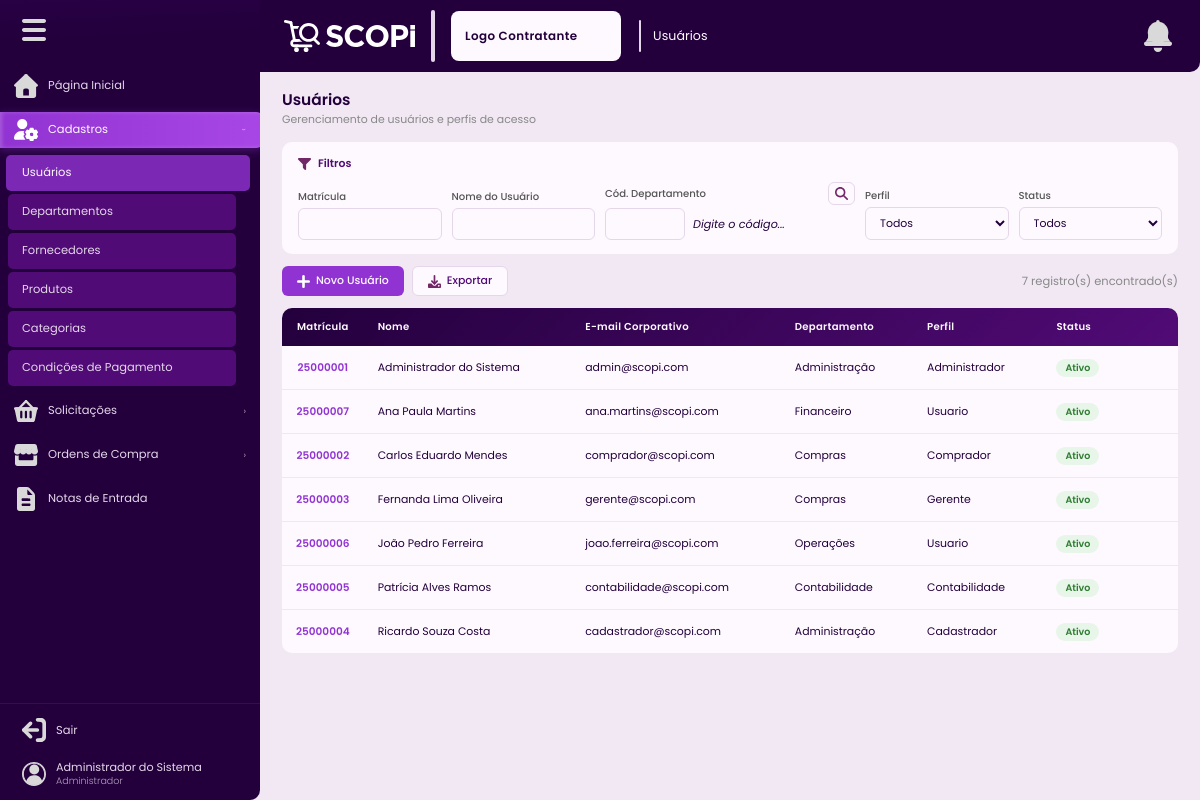
/usuarios (signed in), run on the app's committed database.
### tables this page shows
CREATE TABLE IF NOT EXISTS usuarios (
    id               INT UNSIGNED AUTO_INCREMENT PRIMARY KEY,
    nome             VARCHAR(150)  NOT NULL,
    email            VARCHAR(150)  NOT NULL UNIQUE,
    senha            VARCHAR(255)  NOT NULL,
    matricula        VARCHAR(30)   NULL,
    contato          VARCHAR(30)   NULL,
    departamento_id  INT UNSIGNED  NULL,
    perfil           ENUM('administrador','cadastrador','comprador','gerente','contabilidade','usuario') NOT NULL DEFAULT 'usuario',
    situacao         ENUM('ativo','inativo') NOT NULL DEFAULT 'ativo',
    tentativas_falhas TINYINT UNSIGNED NOT NULL DEFAULT 0,
    ultima_tentativa DATETIME     NULL,
    criado_em        DATETIME     NOT NULL DEFAULT CURRENT_TIMESTAMP,
    atualizado_em    DATETIME     NULL ON UPDATE CURRENT_TIMESTAMP,
    INDEX idx_email    (email),
    INDEX idx_situacao (situacao),
    INDEX idx_perfil   (perfil)
);

CREATE TABLE IF NOT EXISTS departamentos (
    id           INT UNSIGNED AUTO_INCREMENT PRIMARY KEY,
    nome         VARCHAR(120)  NOT NULL,
    codigo       VARCHAR(20)   NOT NULL UNIQUE,
    gerente_id   INT UNSIGNED  NULL,
    situacao     ENUM('ativo','inativo') NOT NULL DEFAULT 'ativo',
    criado_em    DATETIME      NOT NULL DEFAULT CURRENT_TIMESTAMP,
    atualizado_em DATETIME     NULL ON UPDATE CURRENT_TIMESTAMP,
    INDEX idx_situacao (situacao),
    CONSTRAINT fk_departamento_gerente FOREIGN KEY (gerente_id) REFERENCES usuarios(id) ON DELETE SET NULL
);

### Views/cadastros/usuarios.php (the view, shortened to what the rows shown need)
<div class="pagina-cabecalho">
  <h1 class="pagina-titulo">Usuários</h1>
</div>
<div class="painel-filtros">
  <form method="GET" action="<?= BASE_URL ?>/usuarios">
    <?php $isGerente = ($usuario['perfil'] ?? '') === 'gerente'; ?>
    <div class="filtros-campos">
      <div class="campo-filtro" style="min-width:250px;">
        <div style="display:flex;gap:8px;align-items:center;">
          <input type="text" name="departamento_codigo" id="filtroDepCodigo" value="<?= Auxiliares::escapar($filtros['departamento_codigo'] ?? '') ?>" style="width:80px;text-transform:uppercase;" onblur="buscarDepartamentoFiltro(this.value)" <?= $isGerente ? 'readonly style="cursor:not-allowed;"' : '' ?>>
          <span id="filtroDepNome" style="font-size:0.8rem;color:var(--texto-secundario);font-style:italic;white-space:nowrap;overflow:hidden;text-overflow:ellipsis;">Digite o código...</span>
        </div>
      </div>
    </div>
  </form>
</div>
<div class="tabela-container">
  <table class="tabela" id="tabelaUsuarios">
    <thead>
      <tr>
        <th>Matrícula</th>
        <th>Nome</th>
        <th>E-mail Corporativo</th>
        <th>Departamento</th>
        <th>Perfil</th>
        <th>Status</th>
        <th class="coluna-acoes"></th>
      </tr>
    </thead>
    <tbody>
      <?php if (empty($usuarios)): ?>
        <tr><td colspan="7" style="text-align:center;padding:32px;color:#888;">Nenhum usuário encontrado.</td></tr>
      <?php else: ?>
        <?php foreach ($usuarios as $u): ?>
          <tr>
            <td>
              <span class="cod-clicavel" onclick="Scopi.abrirRegistro('modalUsuario','formUsuario','/usuarios/dados',<?= $u['id'] ?>,'visualizar')" title="Clique para visualizar">
                <?= Auxiliares::escapar($u['matricula']) ?>
              </span>
            </td>
            <td><?= Auxiliares::escapar($u['nome']) ?></td>
            <td><?= Auxiliares::escapar($u['email']) ?></td>
            <td><?= Auxiliares::escapar($u['nome_departamento'] ?? '—') ?></td>
            <td><?= ucfirst(Auxiliares::escapar($u['perfil'])) ?></td>
            <td><span class="badge badge-<?= $u['situacao'] ?>"><?= ucfirst($u['situacao']) ?></span></td>
            <td class="coluna-acoes">
            </td>
          </tr>
        <?php endforeach; ?>
      <?php endif; ?>
    </tbody>
  </table>
</div>

### Views/templates/header.php (shortened to what the rows shown need)
<?php
$usuario     = $usuario ?? Auxiliares::usuarioLogado();
?>
<!DOCTYPE html>
<html lang="pt-BR">
<head>
  <link rel="stylesheet" href="<?= BASE_URL ?>/public/assets/css/estilo.css">
</head>
<body>
<div class="layout">
<aside class="sidebar" id="sidebar">
  <div class="sidebar-rodape">
    <div class="sidebar-usuario">
      <div class="info-usr">
        <div class="nome-usr"><?= Auxiliares::escapar($usuario['nome']) ?></div>
        <div class="perfil-usr"><?= ucfirst(Auxiliares::escapar($usuario['perfil'])) ?></div>
      </div>
    </div>
  </div>
</aside>
<div class="conteudo">
  <main class="pagina">

### data on the page
usuarios: nome "Administrador do Sistema", perfil "Administrador", matricula "25000001", email "admin@scopi.com", departamento.nome "Administração", situacao "Ativo"
usuarios: matricula "25000007", nome "Ana Paula Martins", email "ana.martins@scopi.com", departamento.nome "Financeiro", perfil "Usuario", situacao "Ativo"
usuarios: matricula "25000002", nome "Carlos Eduardo Mendes", email "comprador@scopi.com", departamento.nome "Compras", perfil "Comprador", situacao "Ativo"
usuarios: matricula "25000003", nome "Fernanda Lima Oliveira", email "gerente@scopi.com", departamento.nome "Compras", perfil "Gerente", situacao "Ativo"
usuarios: matricula "25000006", nome "João Pedro Ferreira", email "joao.ferreira@scopi.com", departamento.nome "Operações", perfil "Usuario", situacao "Ativo"
usuarios: matricula "25000005", nome "Patrícia Alves Ramos", email "contabilidade@scopi.com", departamento.nome "Contabilidade", perfil "Contabilidade", situacao "Ativo"
usuarios: matricula "25000004", nome "Ricardo Souza Costa", email "cadastrador@scopi.com", departamento.nome "Administração", perfil "Cadastrador", situacao "Ativo"

### other printed values
count($usuarios ?? []) "7"
